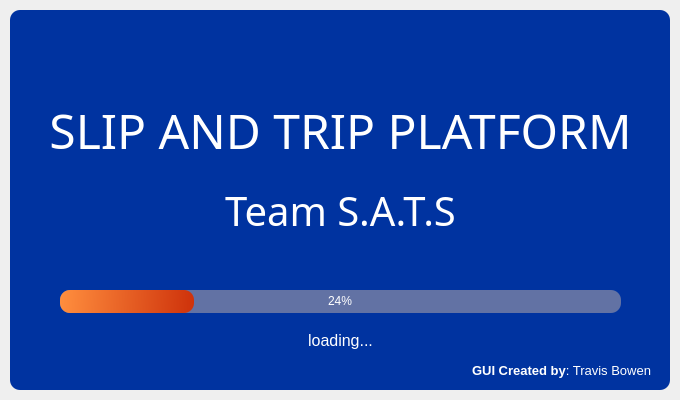
<?xml version="1.0" encoding="UTF-8"?>
<ui version="4.0">
 <class>SplashScreen</class>
 <widget class="QMainWindow" name="SplashScreen">
  <property name="geometry">
   <rect>
    <x>0</x>
    <y>0</y>
    <width>680</width>
    <height>400</height>
   </rect>
  </property>
  <property name="windowTitle">
   <string>MainWindow</string>
  </property>
  <widget class="QWidget" name="centralwidget">
   <layout class="QVBoxLayout" name="verticalLayout">
    <property name="spacing">
     <number>0</number>
    </property>
    <property name="leftMargin">
     <number>10</number>
    </property>
    <property name="topMargin">
     <number>10</number>
    </property>
    <property name="rightMargin">
     <number>10</number>
    </property>
    <property name="bottomMargin">
     <number>10</number>
    </property>
    <item>
     <widget class="QFrame" name="dropShadowFrame">
      <property name="styleSheet">
       <string notr="true">QFrame {
        background-color: rgb(0, 51, 160);
        color: rgb(220, 220, 220);
        border-radius: 10px;
}</string>
      </property>
      <property name="frameShape">
       <enum>QFrame::StyledPanel</enum>
      </property>
      <property name="frameShadow">
       <enum>QFrame::Raised</enum>
      </property>
      <widget class="QLabel" name="label_title">
       <property name="geometry">
        <rect>
         <x>0</x>
         <y>90</y>
         <width>661</width>
         <height>61</height>
        </rect>
       </property>
       <property name="font">
        <font>
         <family>MS Reference Sans Serif</family>
         <pointsize>36</pointsize>
        </font>
       </property>
       <property name="styleSheet">
        <string notr="true">color:rgb(255,255,255)</string>
       </property>
       <property name="text">
        <string>SLIP AND TRIP PLATFORM</string>
       </property>
       <property name="alignment">
        <set>Qt::AlignCenter</set>
       </property>
      </widget>
      <widget class="QProgressBar" name="progressBar">
       <property name="geometry">
        <rect>
         <x>50</x>
         <y>280</y>
         <width>561</width>
         <height>23</height>
        </rect>
       </property>
       <property name="styleSheet">
        <string notr="true">QProgressBar {

        background-color: rgb(98, 114, 164);
        color: rgb(255, 255, 255);
        border-style: none;
        border-radius: 10px;
        text-align: center;
}
QProgressBar::chunk{
        border-radius: 10px;
        background-color: qlineargradient(spread:pad, x1:0, y1:0.511364, x2:1, y2:0.523, stop:0 rgba(255, 142, 62, 255), stop:1 rgba(206, 50, 11, 255));
}</string>
       </property>
       <property name="value">
        <number>24</number>
       </property>
      </widget>
      <widget class="QLabel" name="label_loading">
       <property name="geometry">
        <rect>
         <x>0</x>
         <y>320</y>
         <width>661</width>
         <height>21</height>
        </rect>
       </property>
       <property name="font">
        <font>
         <family>Segoe UI</family>
         <pointsize>12</pointsize>
        </font>
       </property>
       <property name="styleSheet">
        <string notr="true">color: rgb(255, 255, 255);</string>
       </property>
       <property name="text">
        <string>loading...</string>
       </property>
       <property name="alignment">
        <set>Qt::AlignCenter</set>
       </property>
      </widget>
      <widget class="QLabel" name="label_credits">
       <property name="geometry">
        <rect>
         <x>20</x>
         <y>350</y>
         <width>621</width>
         <height>21</height>
        </rect>
       </property>
       <property name="font">
        <font>
         <family>Segoe UI</family>
         <pointsize>10</pointsize>
        </font>
       </property>
       <property name="styleSheet">
        <string notr="true">color: rgb(255, 255, 255);</string>
       </property>
       <property name="text">
        <string>&lt;strong&gt; GUI Created by&lt;/strong&gt;: Travis Bowen</string>
       </property>
       <property name="alignment">
        <set>Qt::AlignRight|Qt::AlignTrailing|Qt::AlignVCenter</set>
       </property>
      </widget>
      <widget class="QLabel" name="label_title_2">
       <property name="geometry">
        <rect>
         <x>0</x>
         <y>170</y>
         <width>661</width>
         <height>61</height>
        </rect>
       </property>
       <property name="font">
        <font>
         <family>MS Reference Sans Serif</family>
         <pointsize>30</pointsize>
        </font>
       </property>
       <property name="styleSheet">
        <string notr="true">color:rgb(255,255,255)</string>
       </property>
       <property name="text">
        <string>Team S.A.T.S</string>
       </property>
       <property name="alignment">
        <set>Qt::AlignCenter</set>
       </property>
      </widget>
     </widget>
    </item>
   </layout>
  </widget>
 </widget>
 <resources>
  <include location="Logo.qrc"/>
 </resources>
 <connections/>
</ui>
